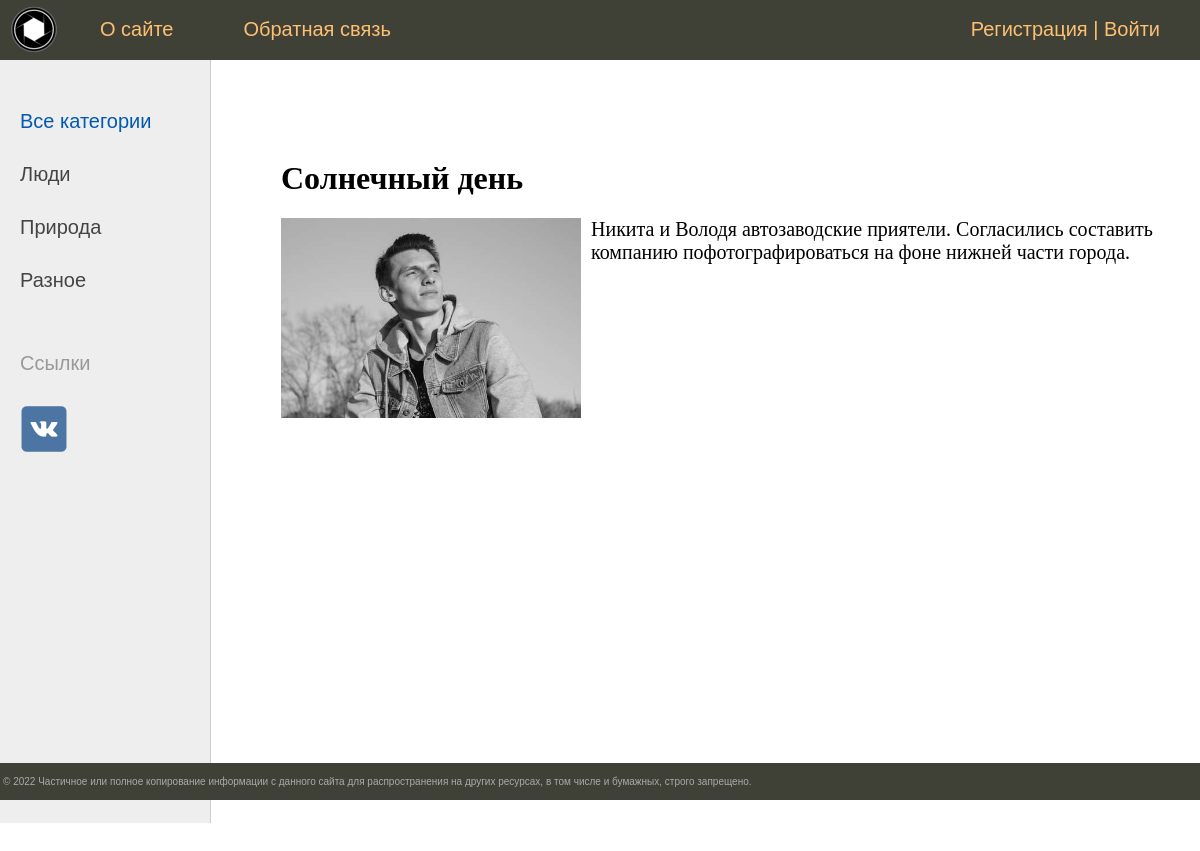
The page /post/solnechnyj-den/ on the database its author committed.
### photo/models.py (models this page shows, shortened)
class Category(models.Model):
    name = models.CharField(max_length=100, db_index=True, verbose_name='Категория')
    slug = models.SlugField(max_length=255, unique=True, db_index=True, verbose_name='URL')
    def get_absolute_url(self):
        return reverse('category', kwargs={'cat_slug': self.slug})
    class Meta:
        verbose_name = 'Категория'
        verbose_name_plural = 'Категории'
        ordering = ['id']

class Photo(models.Model):
    title = models.CharField(max_length=255, verbose_name='Заголовок')
    slug = models.SlugField(max_length=255, unique=True, db_index=True, verbose_name='URL')
    photo = models.ImageField(upload_to='photos/%Y/%m/%d/', verbose_name='Фото')
    describe = models.TextField(blank=True, verbose_name='Описание')
    time_create = models.DateTimeField(auto_now_add=True, verbose_name='Время создания')
    time_update = models.DateTimeField(auto_now=True, verbose_name='Время обновления')
    is_published = models.BooleanField(default=True, verbose_name='Опубликовано')
    cat = models.ForeignKey('Category', on_delete=models.PROTECT, verbose_name='Категории')
    def __str__(self):
        return self.title
    class Meta:
        verbose_name = 'Фото'
        verbose_name_plural = 'База фотографий'
        ordering = ['-id']

### photo/views.py (the view)
# urls.py: path('post/<slug:post_slug>/', ShowPost.as_view(), name='post'),
class ShowPost(DataMixin, DetailView):
    model = Photo
    template_name = 'photo/post.html'
    slug_url_kwarg = 'post_slug'
    context_object_name = 'post'
    def get_context_data(self, *, object_list=None, **kwargs):
        context = super().get_context_data(**kwargs)
        c_def = self.get_user_context(title=context['post'])
        return {**context, **c_def}

### photo/utils.py (called while the page is built)
    def get_user_context(self, **kwargs):
        context = kwargs
        cats = cache.get('cats')
        if not cats:
            cats = Category.objects.annotate(Count('photo'))
            cache.set('cats', cats, 60)
        user_menu = menu.copy()
        if self.request.user.is_authenticated:
            user_menu.insert(0, {'title': 'Добавить пост', 'url_name': 'add_post'})
        context['menu'] = user_menu
        context['cats'] = cats
        if 'cat_selected' not in context:
            context['cat_selected'] = 0
        return context

### photo/templates/photo/post.html
{% extends 'photo/base.html' %}
{% block content %}
<h1>{{ post.title }}</h1>
{% if post.photo %}
    <p><img class="img-article-left" src="{{ post.photo.url }}"></p>
{% endif %}
{{ post.describe|linebreaks }}
{% endblock %}

### photo/templates/photo/base.html (shortened to what this page needs)
{% load static %}
<!DOCTYPE html>
<html>
<head>
    <link rel="stylesheet" type="text/css" href="{% static 'photo/css/styles.css' %}"/>
</head>
<body>
<table class="table-page" border=0 cellpadding="0" cellspacing="0">
<tr><td valign=top>
{% block mainmenu %}
		<div class="header">
			<ul id="mainmenu" class="mainmenu">
			<li class="logo"><a href="{% url 'home' %}"><div class="logo"></div></a></li>
			{% for m in menu %}
				<li><a href="{% url m.url_name %}">{{ m.title }}</a></li>
			{% endfor %}
				{% if request.user.is_authenticated %}
				    <li class="last">{{ user.username }} | <a href="{% url 'logout' %}">Выйти</a></li>
				{% else %}
				    <li class="last"><a href="{% url 'register' %}">Регистрация</a> | <a href="{% url 'login' %}">Войти</a></li>
				{% endif %}
			</ul>
		</div>
{% endblock mainmenu %}
<table class="table-content" border=0 cellpadding="0" cellspacing="0">
<tr>
	<td valign="top" class="left-chapters">
	<ul id="leftchapters">
		{% if cat_selected == 0 %}
			<li class="selected">Все категории</li>
		{% else %}
			<li><a href="{% url 'home' %}">Все категории</a></li>
		{% endif %}
		{% for c in cats %}
		{% if c.photo__count > 0 %}
			{% if c.pk == cat_selected %}
				<li class="selected">{{c.name}}</li>
			{% else %}
				<li><a href="{{ c.get_absolute_url }}">{{c.name}}</a></li>
			{% endif %}
		{% endif %}
		{% endfor %}
		<li class="share">
		<p>Ссылки</p>
		<a class="share-yt" href="https://www.vk.com/kokmickey" target="_blank" rel="nofollow"></a>
		</li>
	</ul>
</td>
<td valign="top" class="content">
<div class="content-text">
	{% block content %}
	{% endblock %}
</div>
</td></tr></table>
</td></tr>
<tr><td valign=top>
	<div id="footer">
		<p>&copy; 2022 Частичное или полное копирование информации с данного сайта для распространения на других ресурсах, в том числе и бумажных, строго запрещено.</p>
	</div>
</td></tr></table>
</body>
</html>

### photo/static/photo/css/styles.css (style rules this page uses)
html, body { font-family: 'Arial'; margin: 0; padding: 0; height: 100%; width: 100%; color: #444; }
a { color: #0059b2; text-decoration: none; }
img { max-width: 600px; height: auto; }
img.img-article-left { max-width: 300px; height: auto; float: left; padding: 0 10px 10px 0; }
.table-page { width: 100%; height: 100%; vertical-align: top; }
.table-page tr { height: 100%; }
.header { background: #3F4137; height: 60px; }
.logo { background: url('../images/logo.png') no-repeat 10px 5px; width: 70px; height: 60px; }
ul.mainmenu { list-style: none; margin: 0; padding: 0; height: 60px; color: #fdc073; font-size: 20px; overflow: hidden; }
ul.mainmenu li { float: left; margin: 18px 40px 0 30px; }
ul.mainmenu li.logo { margin: 0; }
ul.mainmenu li.last { float: right; }
ul.mainmenu li a { color: #fdc073; text-decoration: none; }
.table-content { width: 100%; min-height: 100%; height: 100%; }
.left-chapters { margin: 0; background: #eee; border-right: 1px solid #ccc; min-height: 100%; }
.left-chapters ul { width: 180px; min-height: 100%; margin: 0; padding: 20px 10px 10px 20px; list-style: none; font-size: 20px; }
.left-chapters ul li { margin: 30px 0 0 0; color: #999; }
.left-chapters ul li.selected { color: #0059b2; }
.left-chapters ul li a { color: #444; text-decoration: none; }
.left-chapters ul li.share { margin: 60px 0 0 0; }
.left-chapters ul li.share p { margin: 30px 0 30px 0; }
.left-chapters ul li.share a { display: inline-block; width: 40px; height: 40px; margin: 0 20px 0 0; }
.left-chapters ul li.share a.share-yt { width: 100%; height: 50px; background: url('../images/share_vk.png') no-repeat 0 0 }
.content { padding: 40px 20px 20px 40px; width: 100%; box-sizing: border-box; }
.content-text { margin: 60px 0 0 30px; color: #000; font-size: 20px; font-family: Yandex Sans Display Light; }
.content-text h1 { font-size: 32px; }
#footer { box-sizing: border-box; background: #3F4137; padding: 3px; color: #aaa; font-size: 10px; font-family: Verdana, Geneva, Arial, Helvetica; text-align: left; overflow: hidden; }

### rows shown on the page
Category: name "Люди"
Category: name "Природа"
Category: name "Разное"
Photo: title "Солнечный день", photo (picture), describe "Никита и Володя автозаводские приятели. Согласились составить компанию пофотографироваться на фоне нижней части города."

### other values the page prints
{{ m.title }} "О сайте" "Обратная связь"
